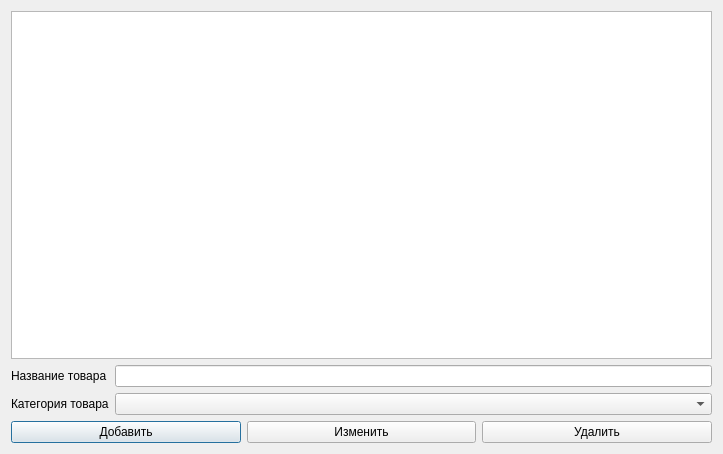
<?xml version="1.0" encoding="UTF-8"?>
<ui version="4.0">
 <class>GoodDialog</class>
 <widget class="QDialog" name="GoodDialog">
  <property name="geometry">
   <rect>
    <x>0</x>
    <y>0</y>
    <width>723</width>
    <height>454</height>
   </rect>
  </property>
  <property name="windowTitle">
   <string>Товары</string>
  </property>
  <property name="windowIcon">
   <iconset>
    <normaloff>box.ico</normaloff>box.ico</iconset>
  </property>
  <layout class="QGridLayout" name="gridLayout">
   <item row="0" column="0">
    <layout class="QVBoxLayout" name="verticalLayout">
     <item>
      <widget class="QTableWidget" name="tableWidgetGoods"/>
     </item>
     <item>
      <layout class="QFormLayout" name="formLayout">
       <item row="0" column="0">
        <widget class="QLabel" name="label">
         <property name="text">
          <string>Название товара</string>
         </property>
        </widget>
       </item>
       <item row="0" column="1">
        <widget class="QLineEdit" name="lineEditGoodName">
         <property name="sizePolicy">
          <sizepolicy hsizetype="Expanding" vsizetype="Preferred">
           <horstretch>0</horstretch>
           <verstretch>0</verstretch>
          </sizepolicy>
         </property>
        </widget>
       </item>
       <item row="1" column="0">
        <widget class="QLabel" name="label_2">
         <property name="text">
          <string>Категория товара</string>
         </property>
        </widget>
       </item>
       <item row="1" column="1">
        <widget class="QComboBox" name="cmbGoodType"/>
       </item>
      </layout>
     </item>
     <item>
      <layout class="QHBoxLayout" name="horizontalLayout">
       <item>
        <widget class="QPushButton" name="btnSave">
         <property name="sizePolicy">
          <sizepolicy hsizetype="Minimum" vsizetype="Preferred">
           <horstretch>0</horstretch>
           <verstretch>0</verstretch>
          </sizepolicy>
         </property>
         <property name="text">
          <string>Добавить</string>
         </property>
        </widget>
       </item>
       <item>
        <widget class="QPushButton" name="btnUpdate">
         <property name="sizePolicy">
          <sizepolicy hsizetype="Minimum" vsizetype="Preferred">
           <horstretch>0</horstretch>
           <verstretch>0</verstretch>
          </sizepolicy>
         </property>
         <property name="text">
          <string>Изменить</string>
         </property>
        </widget>
       </item>
       <item>
        <widget class="QPushButton" name="btnDelete">
         <property name="sizePolicy">
          <sizepolicy hsizetype="Minimum" vsizetype="Preferred">
           <horstretch>0</horstretch>
           <verstretch>0</verstretch>
          </sizepolicy>
         </property>
         <property name="text">
          <string>Удалить</string>
         </property>
        </widget>
       </item>
      </layout>
     </item>
    </layout>
   </item>
  </layout>
 </widget>
 <resources/>
 <connections/>
</ui>
